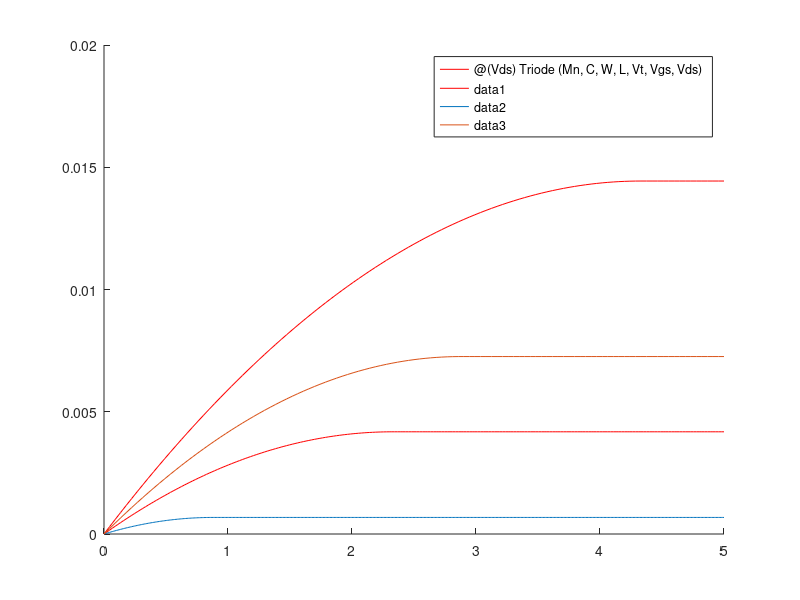
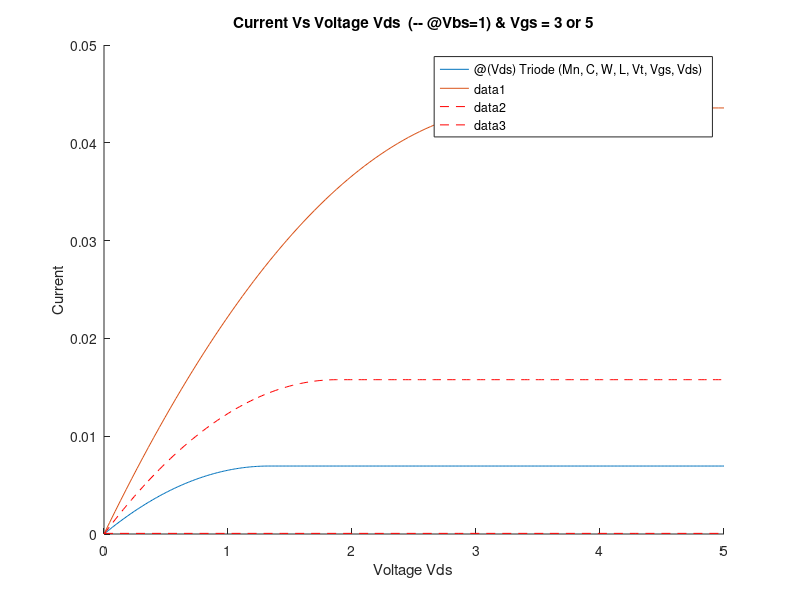

MATLAB code to generate these figures, in order:
function [  ] = PHYSELECLAB3( )
clear 
clc
close all

% Parameters
C = 6.906*10^-8;
Mn = 637.127;
W=350;
L=10;
Vt = 1.67;
Vgs = 4;

%call to function to find drain current
Id=@(Vds) Triode(Mn, C ,W ,L, Vt,Vgs, Vds );
Vds= 1:1:5;
fprintf('Vds          Id             Vgs       @Vb=0,\n')

% vary vds and see output results
for k=1:5
   
    fprintf('%f     %f      %f\n', k,Triode(Mn, C ,W ,L, Vt,Vgs, Vds(k)), 4 )
    
end
fprintf('\n\n')


hold on
figure(1)
fplot(Id,[0 5],'r') 

Vgs = 6;

Id=@(Vds) Triode(Mn, C ,W ,L, Vt,Vgs, Vds );

fprintf('Vds          Id             Vgs          \n')
for k=1:5
   
    fprintf('%f     %f      %f\n', k,Triode(Mn, C ,W ,L, Vt,Vgs, Vds(k)), 6 )
    
end
fprintf('\n\n')

fplot(Id,[0 5],'r')

Mn = 724.008;
Vt = 3.12;
Vgs = 4;

Id=@(Vds) Triode(Mn, C ,W ,L, Vt,Vgs, Vds );
Vds= 1:1:5;

fprintf('Vds          Id             Vgs\n')
for k=1:5
   
    fprintf('%f     %f      %f\n', k,Triode(Mn, C ,W ,L, Vt,Vgs, Vds(k)), 4 )
    
end
fprintf('\n\n')

hold on
fplot(Id,[0 5])

Vgs = 6;

Id=@(Vds) Triode(Mn, C ,W ,L, Vt,Vgs, Vds );

fprintf('Vds          Id             Vgs\n')
for k=1:5
   
    fprintf('%f     %f      %f\n', k,Triode(Mn, C ,W ,L, Vt,Vgs, Vds(k)), 6 )
    
end
fprintf('\n\n')

fplot(Id,[0 5])

figure(3)
C = (3.9*(8.854*10^-14))/(200*10^-9);
Mn = 637.127;
W=25;
L=3.5;
Vt = 1.67;
Vgs = 3;

Id=@(Vds) Triode(Mn, C ,W ,L, Vt,Vgs, Vds );
Vds= 1:1:5;
fprintf('Vds          Id             Vgs\n')
for k=1:5
   
    fprintf('%f     %f      %f\n', k,Triode(Mn, C ,W ,L, Vt,Vgs, Vds(k)), 4 )
    
end

fprintf('\n\n')
hold on
fplot(Id,[0 5])

Vgs = 5;

Id=@(Vds) Triode(Mn, C ,W ,L, Vt,Vgs, Vds );
Vds= 1:1:5;
fprintf('Vds          Id             Vgs\n')
for k=1:5
   
    fprintf('%f     %f      %f\n', k,Triode(Mn, C ,W ,L, Vt,Vgs, Vds(k)), 4 )
    
end

fprintf('\n\n')
hold on
fplot(Id,[0 5])

C = (3.9*(8.854*10^-14))/(200*10^-9);
Mn = 724.008;
W=25;
L=3.5;
Vt = 3.12;
Vgs = 3;


Id=@(Vds) Triode(Mn, C ,W ,L, Vt,Vgs, Vds );
Vds= 1:1:5;
fprintf('Vds          Id             Vgs\n')
for k=1:5
   
    fprintf('%f     %f      %f\n', k,Triode(Mn, C ,W ,L, Vt,Vgs, Vds(k)), 4 )
    
end

fprintf('\n\n')
hold on
title('Current Vs Voltage Vds  (-- @Vbs=1) & Vgs = 3 or 5')
xlabel('Voltage Vds')
ylabel('Current')
fplot(Id,[0 5],'r--')

Vgs = 5;

Id=@(Vds) Triode(Mn, C ,W ,L, Vt,Vgs, Vds );
Vds= 1:1:5;
fprintf('Vds          Id             Vgs\n')
for k=1:5
   
    fprintf('%f     %f      %f\n', k,Triode(Mn, C ,W ,L, Vt,Vgs, Vds(k)), 4 )
    
end

fprintf('\n\n')
hold on
fplot(Id,[0 5],'r--')
end

function [ Id ] = Triode(Mn, C ,W ,L, Vt,Vgs, Vds )
Vsat = Vgs-Vt;

if(Vds<Vsat)
Id = Mn*C*(W/L)*(Vds*(Vgs-Vt)-((Vds^2)/2));
end

if(Vds>=Vsat)
    Id= (Mn*C*(W/L)*(((Vgs-Vt)^2)/2));
end


end
